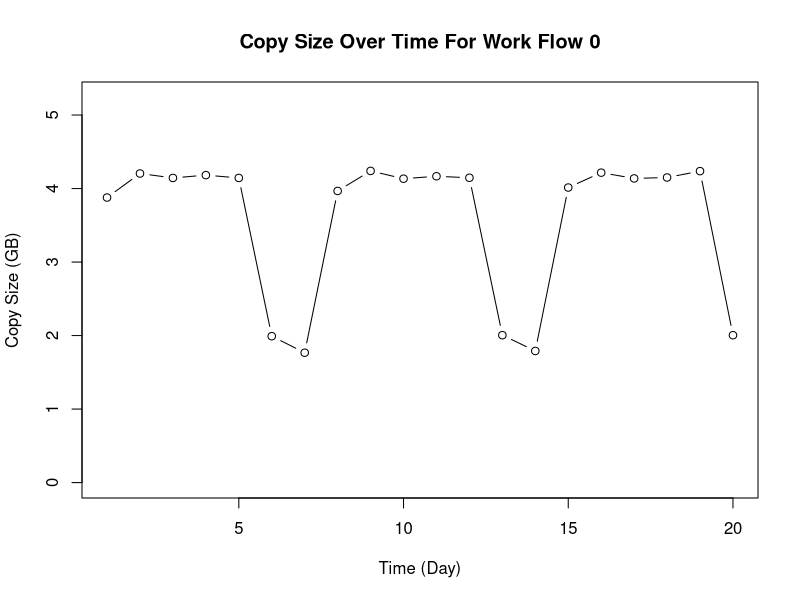
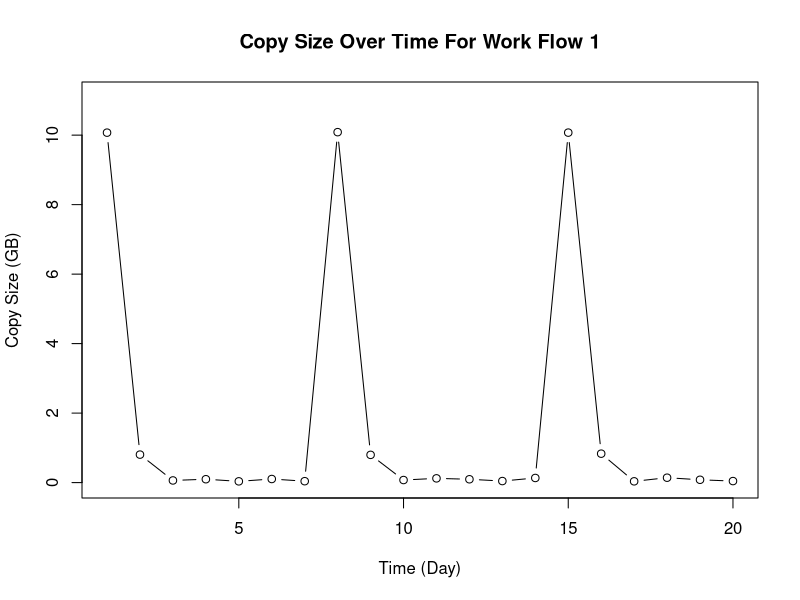
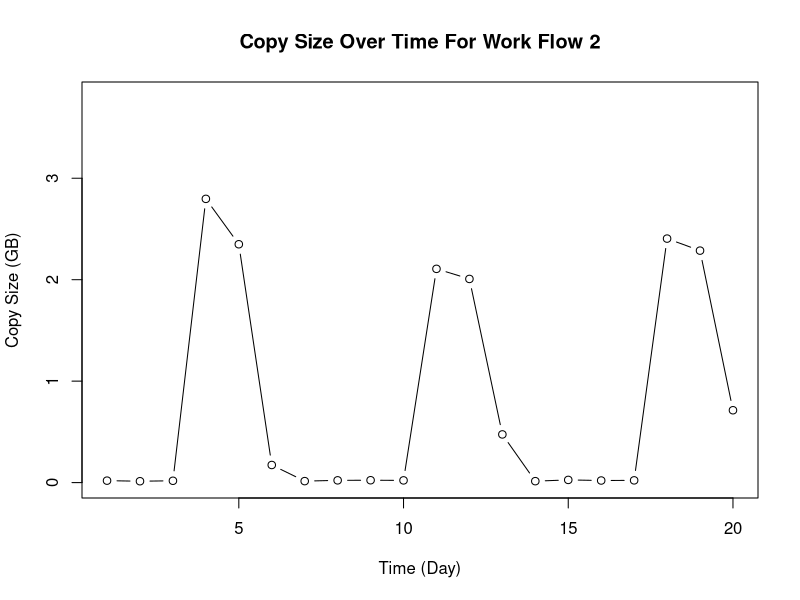
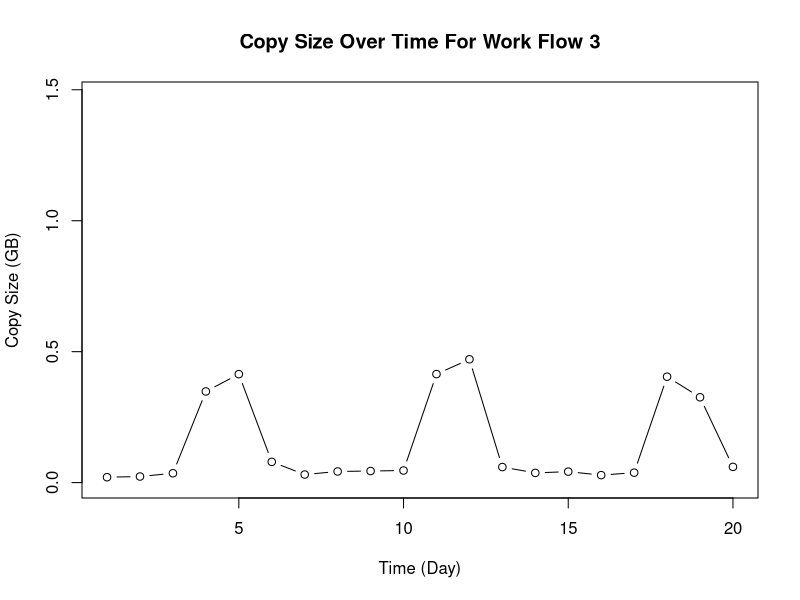
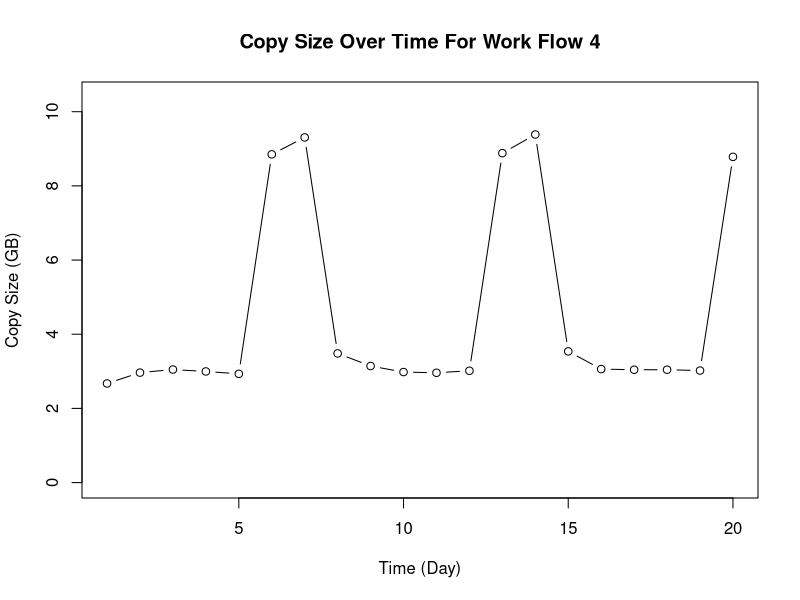

R code for these plots, in order:
data <- read.csv("network_backup_dataset.csv", header = TRUE, fill = TRUE);
work_flows = c("work_flow_0", "work_flow_1", "work_flow_2", "work_flow_3", "work_flow_4");
days = c("Monday", "Tuesday", "Wednesday", "Thursday", "Friday", "Saturday", "Sunday");
for (i in 0:4) {
  work_flow <- data[data$Work.Flow.ID == paste(c("work_flow_", i), collapse = "") & data$Week.. < 4, ];
  vector = numeric();
  for (j in 1:20) {
    index = j %% 7;
    week_number = as.integer(j / 7) + 1;
    if (index == 0) {
      index = 7;
      week_number = as.integer(j / 7);
    }
    vector[j] <- sum(work_flow[work_flow$Week.. == (week_number) & work_flow$Day.of.Week == days[index], 6], na.rm = TRUE);
  }
  plot(c(1:20), vector, type = 'b', ylim = c(0, max(vector) + 1), main = paste(c("Copy Size Over Time For Work Flow", i), collapse = " "), xlab = "Time (Day)", ylab = "Copy Size (GB)");
}
